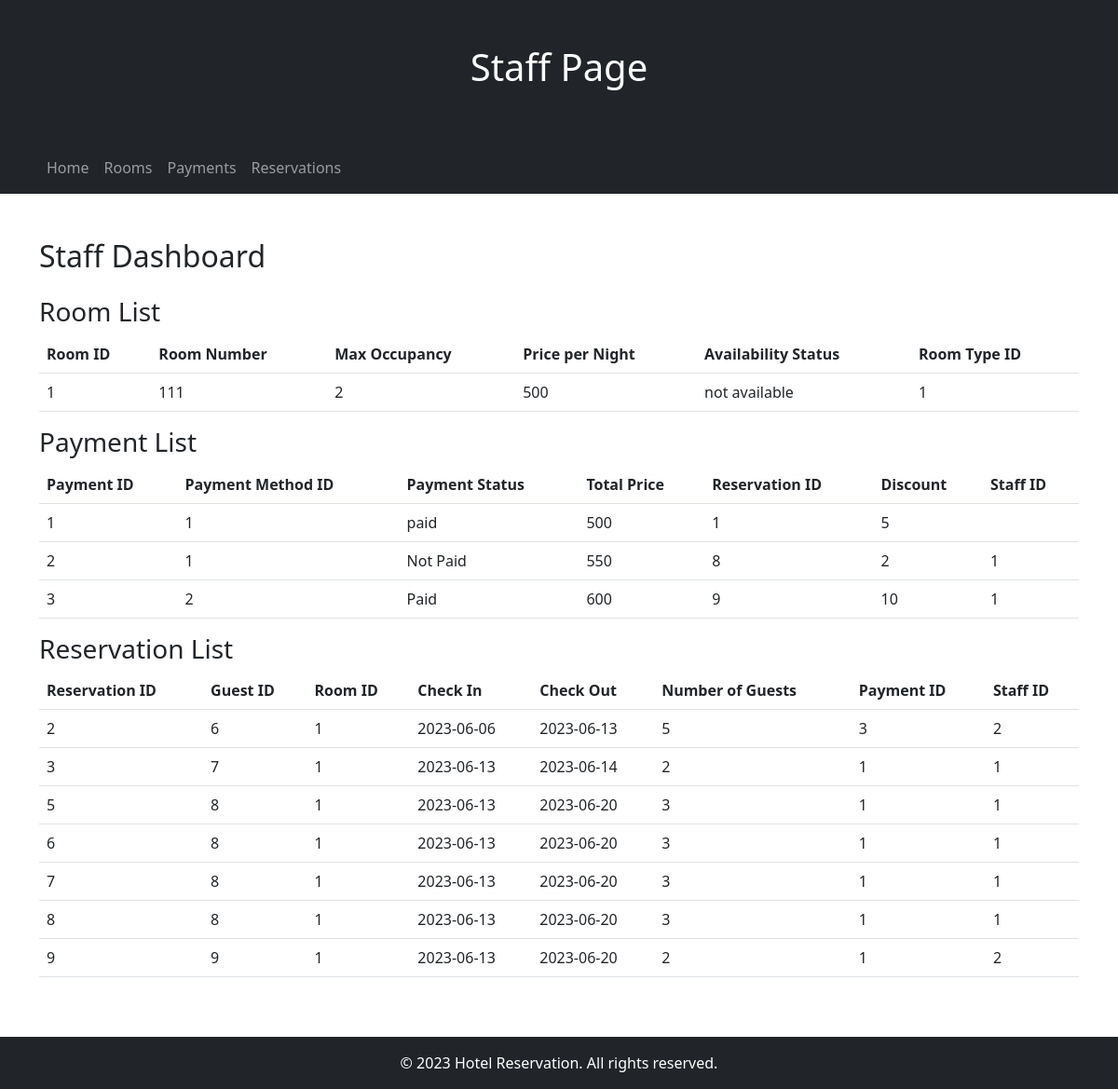
/sokleng/staff.php, run on the app's committed database.
### tables this page shows
CREATE TABLE IF NOT EXISTS `room` (
  `room_id` int NOT NULL AUTO_INCREMENT,
  `room_num` int NOT NULL,
  `max_occupancy` int NOT NULL,
  `price_per_night` float NOT NULL,
  `availability_status` varchar(100) NOT NULL,
  `room_type_id` int NOT NULL,
  `staff_id` int DEFAULT NULL,
  PRIMARY KEY (`room_id`),
  KEY `fk_room_room_type` (`room_type_id`)
);

CREATE TABLE IF NOT EXISTS `payment` (
  `payment_id` int NOT NULL AUTO_INCREMENT,
  `payment_method_id` int NOT NULL,
  `payment_status` varchar(100) NOT NULL,
  `total_price` float NOT NULL,
  `reservation_id` int NOT NULL,
  `discount` float NOT NULL,
  `staff_id` int DEFAULT NULL,
  PRIMARY KEY (`payment_id`),
  KEY `fk_payment_payment_method` (`payment_method_id`)
);

CREATE TABLE IF NOT EXISTS `reservation` (
  `reservation_id` int NOT NULL AUTO_INCREMENT,
  `guest_id` int NOT NULL,
  `room_id` int NOT NULL,
  `check_in` date NOT NULL,
  `check_out` date NOT NULL,
  `num_of_guest` int NOT NULL,
  `payment_id` int NOT NULL,
  `staff_id` int DEFAULT NULL,
  PRIMARY KEY (`reservation_id`),
  KEY `fk_reservation_room` (`room_id`)
);

### sokleng/staff.php (the view, shortened to what this page needs)
<?php
$hostname = "localhost";
$username = "root";
$password = "";
$database_name = "hotel";
$con = mysqli_connect($hostname, $username, $password, $database_name);
$room_query = mysqli_query($con, "SELECT * FROM room");
$payment_query = mysqli_query($con, "SELECT * FROM payment");
$reservation_query = mysqli_query($con, "SELECT * FROM reservation");
?>
<!DOCTYPE html>
<html>
<head>
    <link rel="stylesheet" href="https://cdn.jsdelivr.net/npm/bootstrap@5.3.0/dist/css/bootstrap.min.css">
    <link rel="stylesheet" href="style.css">
</head>
<body>
    <header class="bg-dark text-white text-center py-5">
        <h1>Staff Page</h1>
    </header>
    <nav class="navbar navbar-expand-lg navbar-dark bg-dark">
        <div class="container">
            <ul class="navbar-nav me-auto">
                <li class="nav-item">
                    <a class="nav-link" href="#">Home</a>
                </li>
                <li class="nav-item">
                    <a class="nav-link" href="#">Rooms</a>
                </li>
                <li class="nav-item">
                    <a class="nav-link" href="#">Payments</a>
                </li>
                <li class="nav-item">
                    <a class="nav-link" href="#">Reservations</a>
                </li>
            </ul>
        </div>
    </nav>
    <main class="container py-5">
        <h2 class="mb-4">Staff Dashboard</h2>
        <h3>Room List</h3>
        <table class="table">
            <thead>
                <tr>
                    <th>Room ID</th>
                    <th>Room Number</th>
                    <th>Max Occupancy</th>
                    <th>Price per Night</th>
                    <th>Availability Status</th>
                    <th>Room Type ID</th>
                </tr>
            </thead>
            <tbody>
                <?php
                while ($row = mysqli_fetch_assoc($room_query)) {
                    echo "<tr>";
                    echo "<td>" . $row['room_id'] . "</td>";
                    echo "<td>" . $row['room_num'] . "</td>";
                    echo "<td>" . $row['max_occupancy'] . "</td>";
                    echo "<td>" . $row['price_per_night'] . "</td>";
                    echo "<td>" . $row['availability_status'] . "</td>";
                    echo "<td>" . $row['room_type_id'] . "</td>";
                    echo "</tr>";
                }
                ?>
            </tbody>
        </table>
        <h3>Payment List</h3>
        <table class="table">
            <thead>
                <tr>
                    <th>Payment ID</th>
                    <th>Payment Method ID</th>
                    <th>Payment Status</th>
                    <th>Total Price</th>
                    <th>Reservation ID</th>
                    <th>Discount</th>
                    <th>Staff ID</th>
                </tr>
            </thead>
            <tbody>
                <?php
                while ($row = mysqli_fetch_assoc($payment_query)) {
                    echo "<tr>";
                    echo "<td>" . $row['payment_id'] . "</td>";
                    echo "<td>" . $row['payment_method_id'] . "</td>";
                    echo "<td>" . $row['payment_status'] . "</td>";
                    echo "<td>" . $row['total_price'] . "</td>";
                    echo "<td>" . $row['reservation_id'] . "</td>";
                    echo "<td>" . $row['discount'] . "</td>";
                    echo "<td>" . $row['staff_id'] . "</td>";
                    echo "</tr>";
                }
                ?>
            </tbody>
        </table>
        <h3>Reservation List</h3>
        <table class="table">
            <thead>
                <tr>
                    <th>Reservation ID</th>
                    <th>Guest ID</th>
                    <th>Room ID</th>
                    <th>Check In</th>
                    <th>Check Out</th>
                    <th>Number of Guests</th>
                    <th>Payment ID</th>
                    <th>Staff ID</th>
                </tr>
            </thead>
            <tbody>
                <?php
                while ($row = mysqli_fetch_assoc($reservation_query)) {
                    echo "<tr>";
                    echo "<td>" . $row['reservation_id'] . "</td>";
                    echo "<td>" . $row['guest_id'] . "</td>";
                    echo "<td>" . $row['room_id'] . "</td>";
                    echo "<td>" . $row['check_in'] . "</td>";
                    echo "<td>" . $row['check_out'] . "</td>";
                    echo "<td>" . $row['num_of_guest'] . "</td>";
                    echo "<td>" . $row['payment_id'] . "</td>";
                    echo "<td>" . $row['staff_id'] . "</td>";
                    echo "</tr>";
                }
                ?>
            </tbody>
        </table>
    </main>
    <footer class="bg-dark text-white text-center py-3">
        &copy; <?php echo date("Y"); ?> Hotel Reservation. All rights reserved.
    </footer>
</body>
</html>

### sokleng/style.css (style rules this page uses)
a { text-decoration: none; color: white; }

### data on the page
room: room_id "1", room_num "111", max_occupancy "2", price_per_night "500", availability_status "not available", room_type "1"
payment: payment_id "1", payment_method "1", payment_status "paid", total_price "500", reservation "1", discount "5"
payment: payment_id "2", payment_method "1", payment_status "Not Paid", total_price "550", reservation "8", discount "2", staff "1"
payment: payment_id "3", payment_method "2", payment_status "Paid", total_price "600", reservation "9", discount "10", staff "1"
reservation: reservation_id "2", guest "6", room "1", check_in "2023-06-06", check_out "2023-06-13", num_of_guest "5", payment "3", staff "2"
reservation: reservation_id "3", guest "7", room "1", check_in "2023-06-13", check_out "2023-06-14", num_of_guest "2", payment "1", staff "1"
reservation: reservation_id "5", guest "8", room "1", check_in "2023-06-13", check_out "2023-06-20", num_of_guest "3", payment "1", staff "1"
reservation: reservation_id "6", guest "8", room "1", check_in "2023-06-13", check_out "2023-06-20", num_of_guest "3", payment "1", staff "1"
reservation: reservation_id "7", guest "8", room "1", check_in "2023-06-13", check_out "2023-06-20", num_of_guest "3", payment "1", staff "1"
reservation: reservation_id "8", guest "8", room "1", check_in "2023-06-13", check_out "2023-06-20", num_of_guest "3", payment "1", staff "1"
reservation: reservation_id "9", guest "9", room "1", check_in "2023-06-13", check_out "2023-06-20", num_of_guest "2", payment "1", staff "2"
